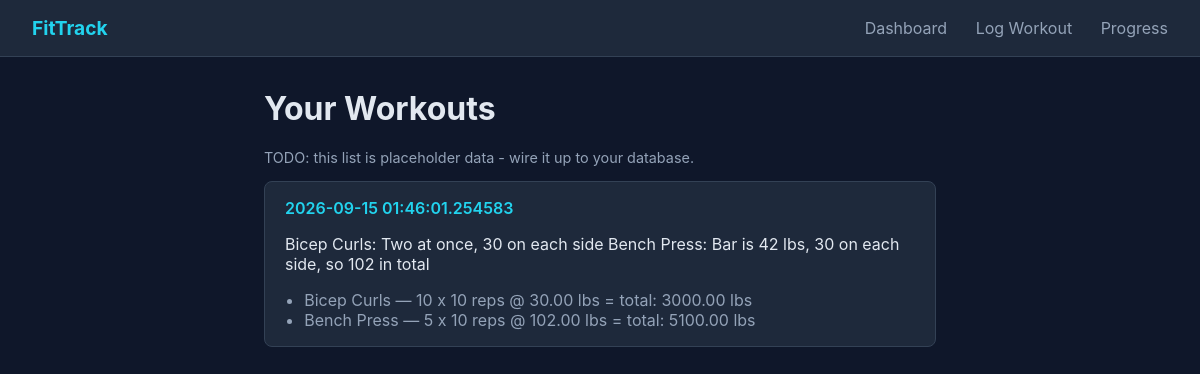
The page / on the database its author committed.
### main.py (models this page shows)
class Workouts(db.Model):
    sets = db.relationship('Set_Entries', backref='workout')
    id = db.Column(db.Integer, primary_key=True)
    user_id = db.Column(db.Integer, db.ForeignKey('users.id'))
    date = db.Column(db.DateTime, default=datetime.utcnow)
    notes = db.Column(db.String(100))
    created_at = db.Column(db.DateTime, default=datetime.utcnow)

class Set_Entries(db.Model):
    exercise = db.relationship('Exercises')
    id = db.Column(db.Integer, primary_key=True)
    workout_id = db.Column(db.Integer, db.ForeignKey('workouts.id'))
    exercise_id = db.Column(db.Integer, db.ForeignKey('exercises.id'))
    set_count = db.Column(db.Integer)
    rep = db.Column(db.Integer)
    weight = db.Column(db.Numeric(6,2))

class Exercises(db.Model):
    id = db.Column(db.Integer, primary_key=True)
    name = db.Column(db.String(100), unique=True, nullable=False)
    muscle_group = db.Column(db.String(50))

### main.py (the view)
@app.route("/")
def index():
    workouts = Workouts.query.filter_by(user_id = 1).order_by(Workouts.id.desc()).all()
    return render_template("index.html", workouts= workouts)

### templates/index.html (shortened to what this page needs)
{% extends "base.html" %}
{% block content %}
    <h1>Your Workouts</h1>
    <p class="subtitle">TODO: this list is placeholder data - wire it up to your database.</p>
    <div class="card-list">
        {% for workout in workouts %}
        <div class="card">
            <div class="card-header">
                <span class="date">{{ workout.date }}</span>
            </div>
            <p class="notes">{{ workout.notes }}</p>
            <ul class="set-list">
                {% for set in workout.sets %}
                <li>{{ set.exercise.name }} — {{set.set_count}} x {{ set.rep }} reps @ {{ set.weight }} lbs = total: {{set.rep * set.set_count * set.weight}} lbs</li>
                {% endfor %}
            </ul>
        </div>
        {% else %}
        <p class="empty-state">No workouts logged yet. <a href="{{ url_for('log_workout') }}">Log your first one.</a></p>
        {% endfor %}
    </div>
{% endblock %}

### templates/base.html (shortened to what this page needs)
<!DOCTYPE html>
<html lang="en">
<head>
    <link rel="stylesheet" href="{{ url_for('static', filename='styles/style.css') }}">
</head>
<body>
    <nav class="navbar">
        <a href="{{ url_for('index') }}" class="brand">FitTrack</a>
        <div class="nav-links">
            <a href="{{ url_for('index') }}">Dashboard</a>
            <a href="{{ url_for('log_workout') }}">Log Workout</a>
            <a href="{{ url_for('progress') }}">Progress</a>
        </div>
    </nav>
    <main class="container">
        {% block content %}{% endblock %}
    </main>
</body>
</html>

### static/styles/style.css (style rules this page uses)
:root { --bg: #0f172a; --surface: #1e293b; --border: #334155; --text: #e2e8f0; --text-dim: #94a3b8; --accent: #22d3ee; }
* { box-sizing: border-box; }
body { margin: 0; font-family: -apple-system, BlinkMacSystemFont, "Segoe UI", sans-serif; background: var(--bg); color: var(--text); }
.navbar { display: flex; justify-content: space-between; align-items: center; padding: 1rem 2rem; background: var(--surface); border-bottom: 1px solid var(--border); }
.brand { font-weight: 700; color: var(--accent); text-decoration: none; font-size: 1.2rem; }
.nav-links a { color: var(--text-dim); text-decoration: none; margin-left: 1.5rem; }
.container { max-width: 720px; margin: 2rem auto; padding: 0 1.5rem; }
.subtitle { color: var(--text-dim); font-size: 0.9rem; }
.card-list { display: flex; flex-direction: column; gap: 1rem; }
.card { background: var(--surface); border: 1px solid var(--border); border-radius: 8px; padding: 1rem 1.25rem; }
.card-header .date { color: var(--accent); font-weight: 600; }
.set-list { margin: 0.5rem 0 0; padding-left: 1.2rem; color: var(--text-dim); }

### rows shown on the page
Workouts: date "2026-09-15 01:46:01.254583", notes "Bicep Curls: Two at once, 30 on each side Bench Press: Bar is 42 lbs, 30 on each side, so 102 in total"
Set_Entries: exercise.name "Bicep Curls", set_count "10", rep "10", weight "30.00", set.rep*set.set_count*set.weight "3000.00"
Set_Entries: exercise.name "Bench Press", set_count "5", rep "10", weight "102.00", set.rep*set.set_count*set.weight "5100.00"
